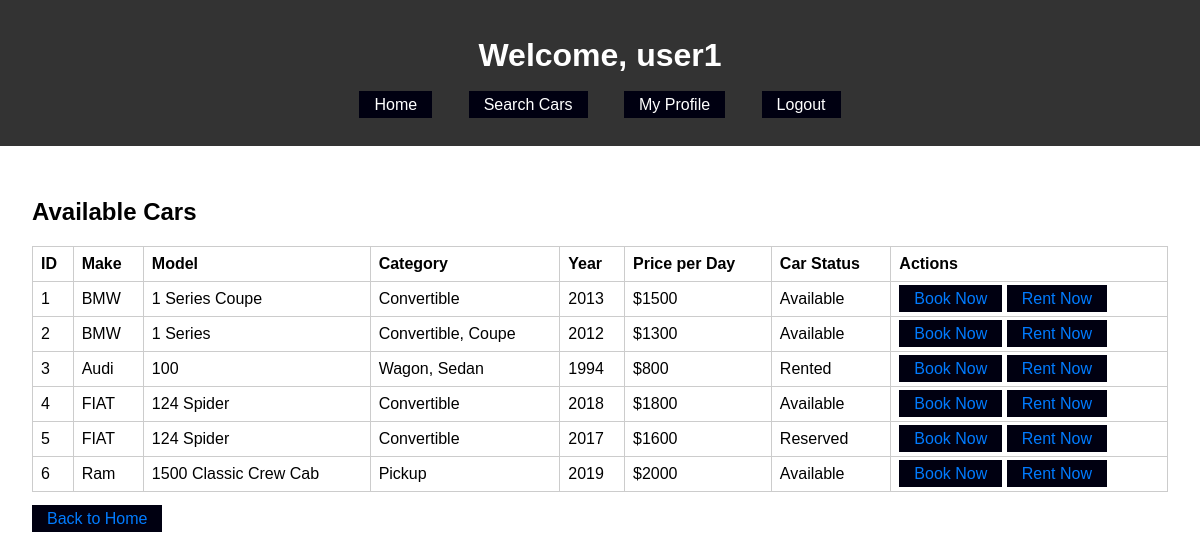
/customer_home (signed in), run on an earlier commit of the app's database.
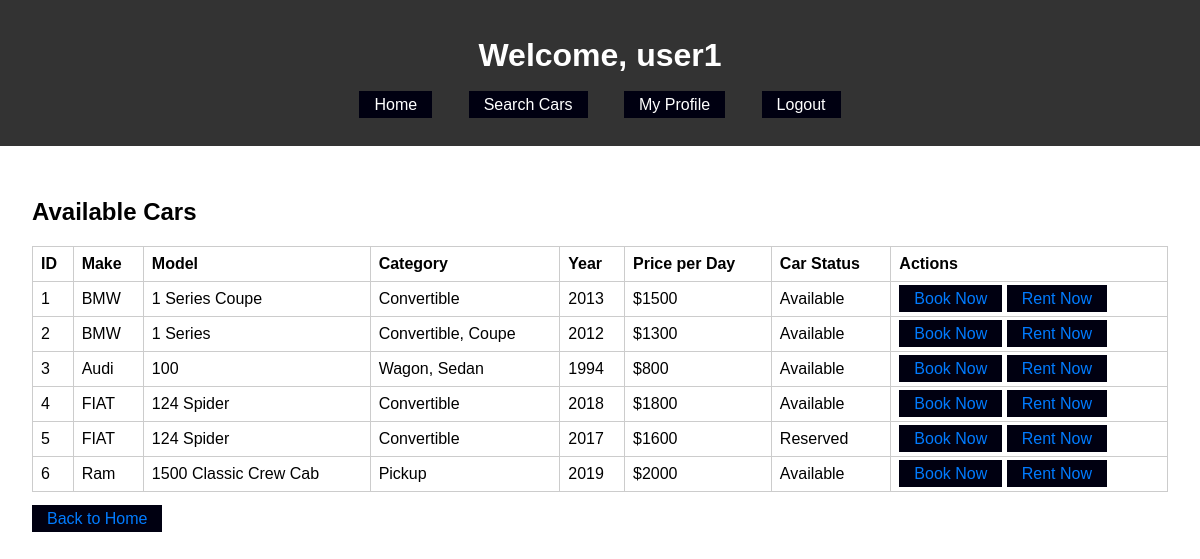
And on a later commit of the database.
### app/models.py (models this page shows, shortened)
class Car(db.Model):
    id = db.Column(db.Integer, primary_key=True)
    make = db.Column(db.String(50), nullable=False)
    model = db.Column(db.String(50), nullable=False)
    category = db.Column(db.String(50), nullable=False)
    year = db.Column(db.Integer, nullable=False)
    price_per_day = db.Column(db.Integer, nullable=False)
    status = db.Column(db.String(20), nullable=False, default="Available")

### app/routes.py (the view)
@app.route('/customer_home')
def customer_home():
    if 'user_id' not in session:
        return redirect(url_for('login'))
    user = User.query.get(session['user_id'])
    cars = Car.query.all()
    return render_template('customer_home.html', user=user, cars=cars)

### app/__init__.py (called while the page is built)
@login_manager.user_loader
def load_user(user_id):
    return models.User.query.get(int(user_id))

### app/templates/customer_home.html (shortened to what this page needs)
<!DOCTYPE html>
<html lang="en">
<head>
    <link rel="stylesheet" href="{{ url_for('static', filename='css/style.css') }}">
</head>
<body>
    <header>
        <h1>Welcome, {{ user.username }}</h1>
        <nav>
            <ul>
                <li><a href="{{ url_for('customer_home') }}">Home</a></li>
                <li><a href="{{ url_for('car_search') }}">Search Cars</a></li>
                <li><a href="{{ url_for('profile') }}">My Profile</a></li>
                <li><a href="{{ url_for('logout') }}">Logout</a></li>
            </ul>
        </nav>
    </header>
    <main>
        <h2>Available Cars</h2>
        <div class="container">
    <table class="table table-bordered mt-3">
        <thead>
            <tr>
                <th>ID</th>
                <th>Make</th>
                <th>Model</th>
                <th>Category</th>
                <th>Year</th>
                <th>Price per Day</th>
                <th>Car Status</th>
                <th>Actions</th>
            </tr>
        </thead>
        <tbody>
            {% for car in cars %}
            <tr>
                <td>{{ car.id }}</td>
                <td>{{ car.make }}</td>
                <td>{{ car.model }}</td>
                <td>{{ car.category }}</td>
                <td>{{ car.year }}</td>
                <td>${{ car.price_per_day }}</td>
                <td>{{ car.status }}</td>
                <td>
                    <a href="{{ url_for('car_book', car_id=car.id) }}" class="btn btn-info">Book Now</a>
                    <a href="{{ url_for('car_rent', car_id=car.id) }}" class="btn btn-info">Rent Now</a>
                </td>
            </tr>
            {% endfor %}
        </tbody>
    </table>
</div>
        <br>
        <a href="{{url_for('index') }}" class="back-home-link">Back to Home</a>
    </main>
</body>
</html>

What changed in the data, as far as the page shows it:
changed Car "Audi": status "Rented" → "Available"
